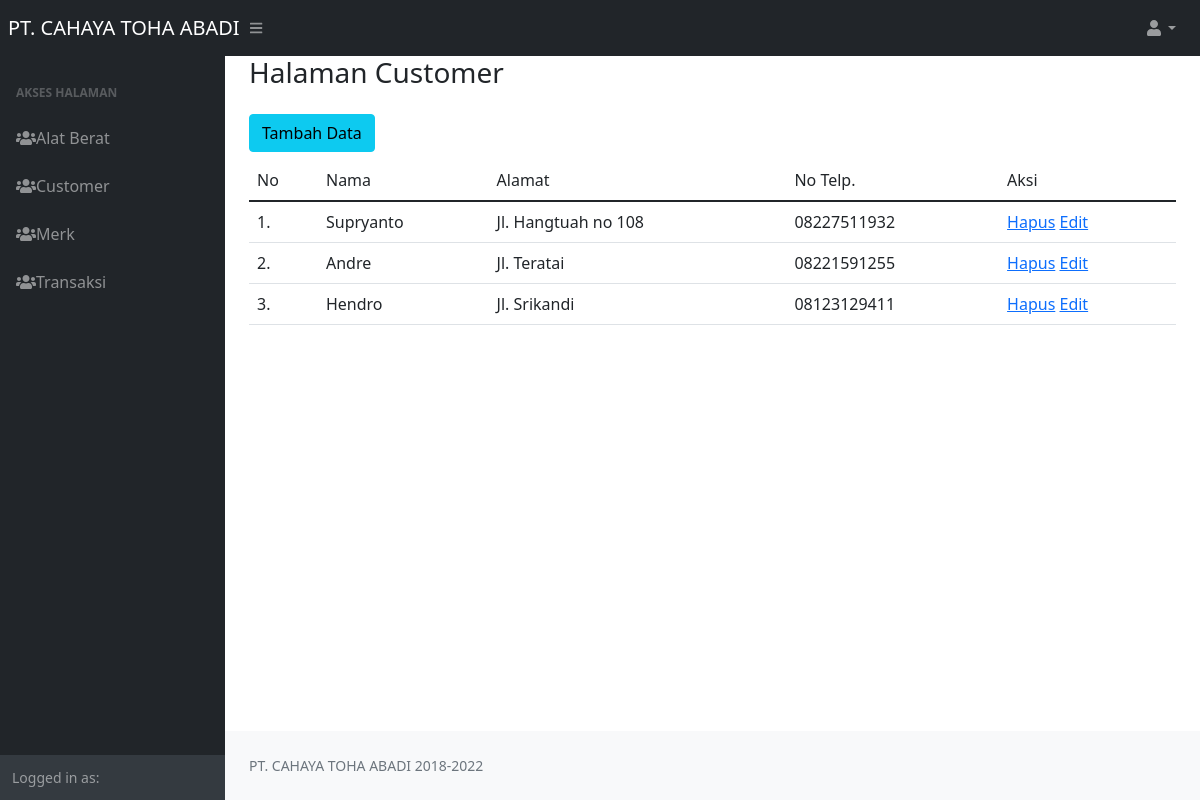
The app's page /index.php/customer with its own data.
### tables this page shows
CREATE TABLE `customer` (
  `id` int(11) NOT NULL,
  `nama` varchar(100) NOT NULL,
  `alamat` varchar(100) NOT NULL,
  `telepon` varchar(14) NOT NULL
);

### application/controllers/Customer.php (called while the page is built, shortened)
<?php
class Customer extends CI_Controller
{
    public function __construct()
    {
        $this->load->model('Customer_model');
    }
    public function index()
    {
        $data['judul'] = "Halaman Customer";
        $data['user'] = $this->db->get_where('user', ['email' => $this->session->userdata('email')])->row_array();
        $data['customer'] = $this->Customer_model->get();
        $this->load->view("layout/header", $data);
        $this->load->view("customer/vw_customer", $data);
        $this->load->view("layout/footer", $data);
    }
}

### index.php (called while the page is built, shortened)
<?php
require_once BASEPATH.'core/CodeIgniter.php';

### application/models/Customer_model.php (called while the page is built, shortened)
<?php
class Customer_model extends CI_Model
{
    public $table = 'customer';
    public function get()
    {
        $this->db->from($this->table);
        $query = $this->db->get();
        return $query->result_array();
    }
}

### application/views/customer/vw_customer.php (the view)
<div class="container-fluid px-4">
    <h1 class="h3 mb-4 text-gray-800"><?php echo $judul; ?></h1>
    <div class="row">
        <div class="col-md-6"><a href="<?= base_url() ?>Customer/tambah" class="btn btn-info mb-2">Tambah Data</a></div>
        <div class="col-md-12">
            <table class="table">
                <thead>
                    <tr>
                        <td>No</td>
                        <td>Nama</td>
                        <td>Alamat</td>
                        <td>No Telp.</td>
                        <td>Aksi</td>
                    </tr>
                </thead>
                <tbody>
                    <?php $i = 1; ?>
                    <?php foreach ($customer as $us) : ?>
                        <tr>
                            <td><?= $i; ?>.</td>
                            <td><?= $us['nama']; ?></td>
                            <td><?= $us['alamat']; ?></td>
                            <td><?= $us['telepon']; ?></td>
                            <td>
                                <a href="<?= base_url('Customer/hapus/') . $us['id']; ?>">Hapus</a>
                                <a href="<?= base_url('Customer/edit/') . $us['id']; ?>">Edit</a>
                            </td>
                        </tr>
                        <?php $i++; ?>
                    <?php endforeach; ?>
                </tbody>
            </table>
        </div>
    </div>
</div>

### records on screen
customer: nama "Supryanto", alamat "Jl. Hangtuah no 108", telepon "08227511932"
customer: nama "Andre", alamat "Jl. Teratai", telepon "08221591255"
customer: nama "Hendro", alamat "Jl. Srikandi", telepon "08123129411"

### other values on screen
$judul "Halaman Customer"
